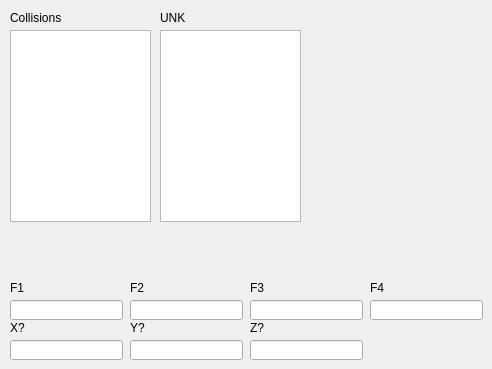
      <widget class="QWidget" name="tab_8">
       <attribute name="title">
        <string>Model Attribute</string>
       </attribute>
       <widget class="QLineEdit" name="MDATR_X">
        <property name="geometry">
         <rect>
          <x>10</x>
          <y>340</y>
          <width>113</width>
          <height>20</height>
         </rect>
        </property>
       </widget>
       <widget class="QLineEdit" name="MDATR_Y">
        <property name="geometry">
         <rect>
          <x>130</x>
          <y>340</y>
          <width>113</width>
          <height>20</height>
         </rect>
        </property>
       </widget>
       <widget class="QLineEdit" name="MDATR_Z">
        <property name="geometry">
         <rect>
          <x>250</x>
          <y>340</y>
          <width>113</width>
          <height>20</height>
         </rect>
        </property>
       </widget>
       <widget class="QLabel" name="label_53">
        <property name="geometry">
         <rect>
          <x>10</x>
          <y>320</y>
          <width>111</width>
          <height>16</height>
         </rect>
        </property>
        <property name="text">
         <string>X?</string>
        </property>
       </widget>
       <widget class="QLabel" name="label_55">
        <property name="geometry">
         <rect>
          <x>130</x>
          <y>320</y>
          <width>111</width>
          <height>16</height>
         </rect>
        </property>
        <property name="text">
         <string>Y?</string>
        </property>
       </widget>
       <widget class="QLabel" name="label_56">
        <property name="geometry">
         <rect>
          <x>250</x>
          <y>320</y>
          <width>111</width>
          <height>16</height>
         </rect>
        </property>
        <property name="text">
         <string>Z?</string>
        </property>
       </widget>
       <widget class="QListWidget" name="MDATR_LIST">
        <property name="geometry">
         <rect>
          <x>10</x>
          <y>30</y>
          <width>141</width>
          <height>192</height>
         </rect>
        </property>
       </widget>
       <widget class="QLabel" name="label_57">
        <property name="geometry">
         <rect>
          <x>10</x>
          <y>10</y>
          <width>141</width>
          <height>16</height>
         </rect>
        </property>
        <property name="text">
         <string>Collisions</string>
        </property>
       </widget>
       <widget class="QLabel" name="label_58">
        <property name="geometry">
         <rect>
          <x>10</x>
          <y>280</y>
          <width>111</width>
          <height>16</height>
         </rect>
        </property>
        <property name="text">
         <string>F1</string>
        </property>
       </widget>
       <widget class="QLabel" name="label_59">
        <property name="geometry">
         <rect>
          <x>130</x>
          <y>280</y>
          <width>111</width>
          <height>16</height>
         </rect>
        </property>
        <property name="text">
         <string>F2</string>
        </property>
       </widget>
       <widget class="QLineEdit" name="MDATR_F3">
        <property name="geometry">
         <rect>
          <x>250</x>
          <y>300</y>
          <width>113</width>
          <height>20</height>
         </rect>
        </property>
       </widget>
       <widget class="QLineEdit" name="MDATR_F1">
        <property name="geometry">
         <rect>
          <x>10</x>
          <y>300</y>
          <width>113</width>
          <height>20</height>
         </rect>
        </property>
       </widget>
       <widget class="QLineEdit" name="MDATR_F2">
        <property name="geometry">
         <rect>
          <x>130</x>
          <y>300</y>
          <width>113</width>
          <height>20</height>
         </rect>
        </property>
       </widget>
       <widget class="QLabel" name="label_60">
        <property name="geometry">
         <rect>
          <x>250</x>
          <y>280</y>
          <width>111</width>
          <height>16</height>
         </rect>
        </property>
        <property name="text">
         <string>F3</string>
        </property>
       </widget>
       <widget class="QLineEdit" name="MDATR_F4">
        <property name="geometry">
         <rect>
          <x>370</x>
          <y>300</y>
          <width>113</width>
          <height>20</height>
         </rect>
        </property>
       </widget>
       <widget class="QLabel" name="label_61">
        <property name="geometry">
         <rect>
          <x>370</x>
          <y>280</y>
          <width>111</width>
          <height>16</height>
         </rect>
        </property>
        <property name="text">
         <string>F4</string>
        </property>
       </widget>
       <widget class="QLabel" name="label_64">
        <property name="geometry">
         <rect>
          <x>160</x>
          <y>10</y>
          <width>141</width>
          <height>16</height>
         </rect>
        </property>
        <property name="text">
         <string>UNK</string>
        </property>
       </widget>
       <widget class="QListWidget" name="MDATR_UNK_LIST">
        <property name="geometry">
         <rect>
          <x>160</x>
          <y>30</y>
          <width>141</width>
          <height>192</height>
         </rect>
        </property>
       </widget>
      </widget>
